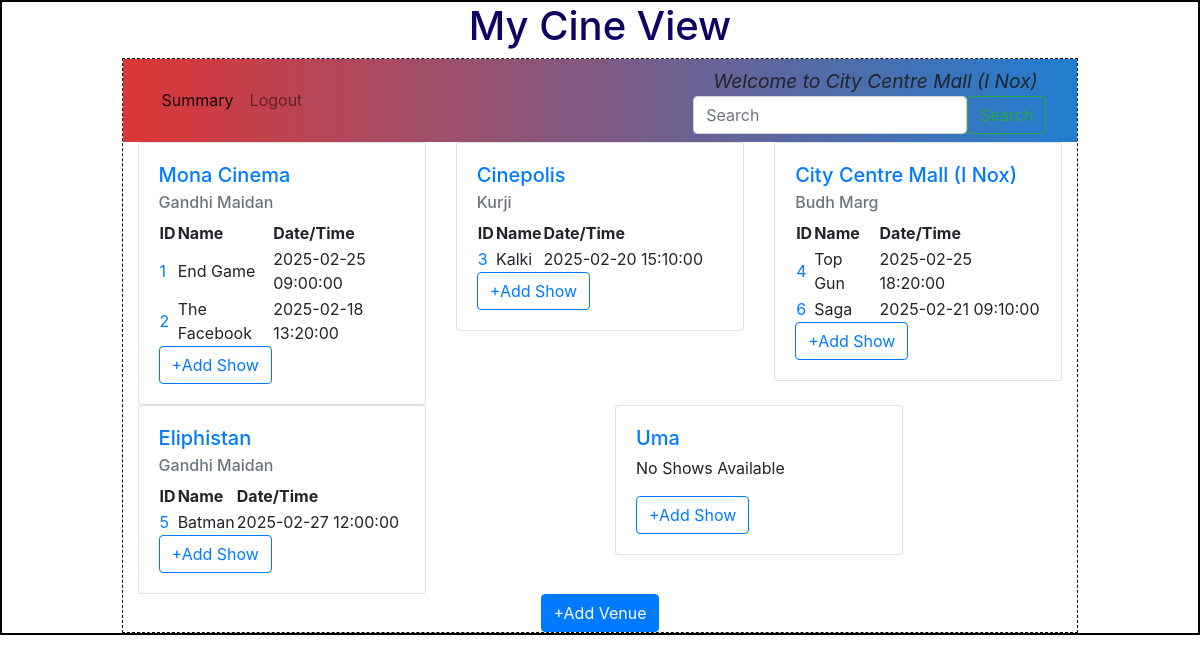
Page /admin/City Centre Mall (I Nox) on the committed database.
### backend/models.py (models this page shows)
class Theatre(db.Model):
    __tablename__="theatre"
    id=db.Column(db.Integer,primary_key=True)
    name=db.Column(db.String,nullable=False)
    location=db.Column(db.String,nullable=False)
    pin_code=db.Column(db.Integer,nullable=False)
    capacity=db.Column(db.Integer,nullable=False)
    venue_pic_url=db.Column(db.String,nullable=True,default="None")
    shows=db.relationship("Show",cascade="all,delete",backref="theatre",lazy=True) # Theater can access all of Its shows

class Show(db.Model):
    __tablename__="show"
    id=db.Column(db.Integer,primary_key=True)
    name=db.Column(db.String,nullable=False)
    tags=db.Column(db.String,nullable=False)
    rating=db.Column(db.Integer,default=0)
    tkt_price=db.Column(db.Float,default=0.0)
    date_time=db.Column(db.DateTime,nullable=False)
    theatre_id=db.Column(db.Integer, db.ForeignKey("theatre.id"),nullable=False)
    tickets=db.relationship("Ticket",cascade="all,delete",backref="show",lazy=True) # Shows can access Its tickets

### backend/controllers.py (the view)
@app.route("/admin/<name>")
def admin_dashboard(name):
    theatres=get_theatres()
    return render_template("admin_dashboard.html",name=name,theatres=theatres)

### backend/controllers.py (called while the page is built)
def get_theatres():
    theatres=Theatre.query.all()
    return theatres

### templates/admin_dashboard.html (shortened to what this page needs)
{%extends "admin_layout.html"%}
{%block content%}
                <div class="container">
                    {%if theatres%}
                    <div class="row">
                      {%for theatre in theatres%}
                      <div class="col">
                        <div class="card" style="width: 18rem;">
                            <div class="card-body">
                              <h5 class="card-title"><a href="/edit_venue/{{theatre.id}}/{{name}}">{{theatre.name}}</a></h5>
                              <h6 class="card-subtitle mb-2 text-muted">{{theatre.location}}</h6>
                              {%if theatre.shows%}
                                <table>
                                  <tr><th>ID</th><th>Name</th><th>Date/Time</th></tr>
                                {%for show in theatre.shows%}
                                  <tr><td><a href="/edit_show/{{show.id}}/{{name}}">{{show.id}}</a></td><td>{{show.name}}</td><td>{{show.date_time}}</td></tr>
                                {%endfor%}
                                </table>
                              {%else%}
                                <p>No Shows Available</p>
                              {%endif%}
                              <a href="/show/{{theatre.id}}/{{name}}" type="button" class="btn btn-outline-primary">+Add Show</a>
                            </div>
                        </div>
                      </div>
                      {%endfor%}
                    </div>
                    {%else%}
                      <h1 class="center">No Venues are available</h1>
                    {%endif%}
                </div>
                <div class="center"><a href="/venue/{{name}}" type="button" class="btn btn-primary">+Add Venue</a></div>
{%endblock%}

### templates/admin_layout.html (shortened to what this page needs)
<!DOCTYPE html>
<html lang="en">
    <head>
        <link rel="stylesheet" href="/static/styles/main.css">
        <link rel="stylesheet" href="https://cdn.jsdelivr.net/npm/bootstrap@4.0.0/dist/css/bootstrap.min.css">
    </head>
    <body>
        <div class="my_container">
            <div class="center"><h1>My Cine View</h1></div>
            <div class="my_panel">
                <nav class="navbar navbar-expand-lg navbar-light" style="background-image: linear-gradient(to right, rgb(221, 54, 54),rgb(32, 126, 209));">
                    <div class="container-fluid">
                        <div class="collapse navbar-collapse d-flex justify-content-between" id="navbarText">
                            <ul class="navbar-nav mb-2 mb-lg-0">
                                <li class="nav-item">
                                    <a class="nav-link active" aria-current="page" href="/admin_summary">Summary</a>
                                </li>
                                <li class="nav-item">
                                    <a class="nav-link" href="/login">Logout</a>
                                </li>
                            </ul>
                        </div>
                        <div>
                            <span class="nav_bar">
                                Welcome to {{name}}
                            </span>
                            <form class="d-flex" role="search" method="POST" action="/search/{{name}}">
                                <input class="form-control me-2" type="search" placeholder="Search" aria-label="Search" name="search_txt" id="search_txt">
                                <button class="btn btn-outline-success" type="submit">Search</button>
                            </form>
                        </div>
                    </div>
                </nav>
                {%block content%}{%endblock%}
            </div>
        </div>
    </body>
</html>

### static/styles/main.css (style rules this page uses)
* { margin:0px; }
.my_container { border: 2px solid black }
.my_panel { width: 80%; margin: auto; height: auto; border: 1px dashed black; }
.center { text-align: center; margin: auto; color: rgb(13, 3, 98); }
.nav_bar { font-size:larger; margin-left: 20px; font-style: italic; font-style: oblique; }

### rows in the picture
Theatre: name "City Centre Mall (I Nox)", location "Budh Marg"
Theatre: name "Mona Cinema", location "Gandhi Maidan"
Show: id "1", name "End Game", date_time "2025-02-25 09:00:00"
Show: id "2", name "The Facebook", date_time "2025-02-18 13:20:00"
Theatre: name "Cinepolis", location "Kurji"
Show: id "3", name "Kalki", date_time "2025-02-20 15:10:00"
Show: id "4", name "Top Gun", date_time "2025-02-25 18:20:00"
Show: id "6", name "Saga", date_time "2025-02-21 09:10:00"
Theatre: name "Eliphistan", location "Gandhi Maidan"
Show: id "5", name "Batman", date_time "2025-02-27 12:00:00"
Theatre: name "Uma", shows "No Shows Available"
